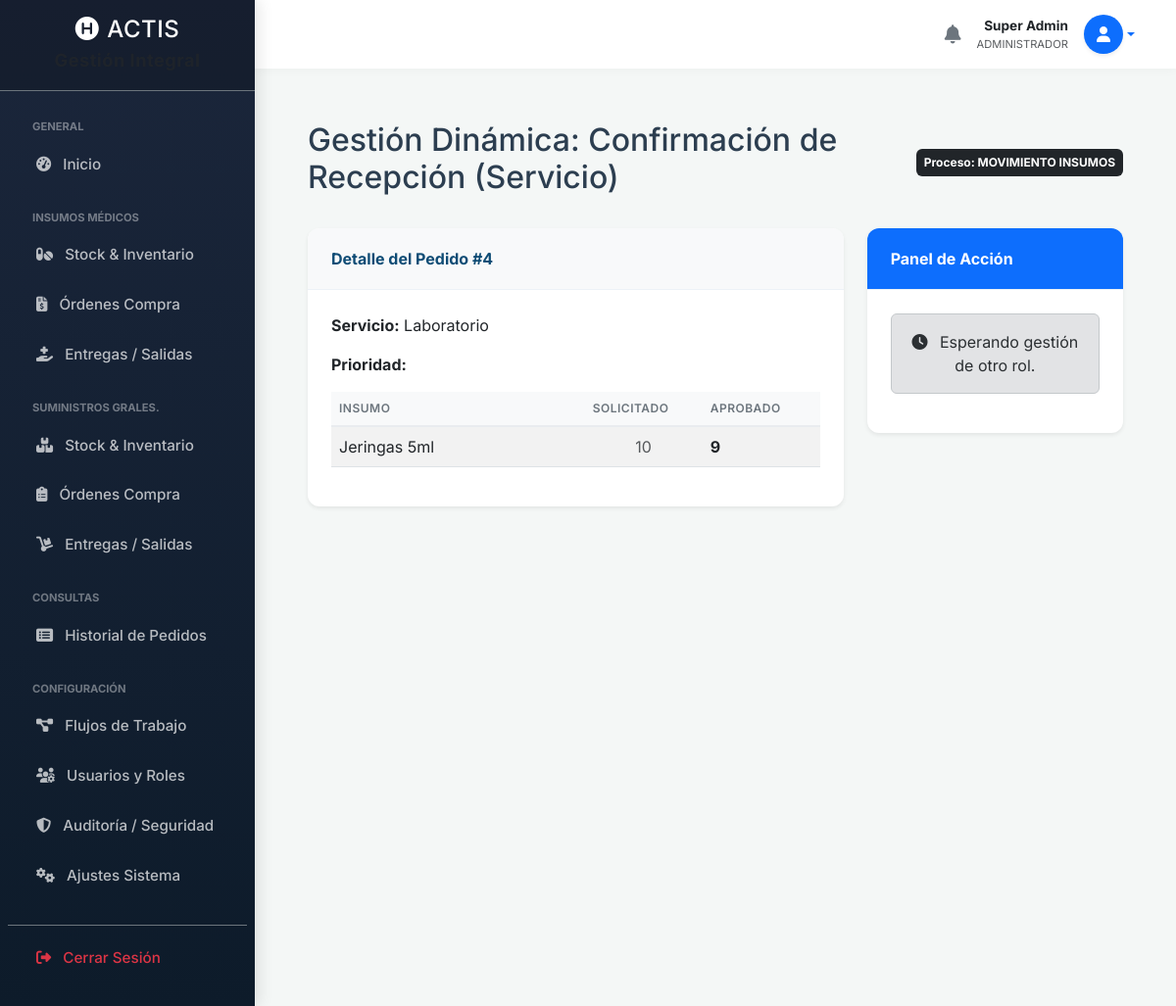
Page /bandeja_gestion_dinamica.php?id=4 (signed in) on the committed database.
### tables this page shows
CREATE TABLE `pedidos_servicio` (
  `id` int(11) NOT NULL,
  `tipo_insumo` enum('insumos_medicos','suministros') NOT NULL,
  `id_usuario_solicitante` int(11) NOT NULL,
  `servicio_solicitante` varchar(100) NOT NULL,
  `prioridad` enum('Normal','Urgente','Extraordinaria') DEFAULT NULL,
  `frecuencia_compra` enum('Mensual','Trimestral','Semestral','Anual') DEFAULT NULL,
  `fecha_solicitud` timestamp NULL DEFAULT current_timestamp(),
  `estado` enum('pendiente_director','aprobado_director','pendiente_logistica','aprobado_logistica','entregado','rechazado','finalizado_proceso','esperando_entrega') DEFAULT 'pendiente_director',
  `fecha_aprobacion_director` datetime DEFAULT NULL,
  `fecha_aprobacion_logistica` datetime DEFAULT NULL,
  `id_director_aprobador` int(11) DEFAULT NULL,
  `id_logistica_aprobador` int(11) DEFAULT NULL,
  `fecha_entrega_real` datetime DEFAULT NULL,
  `id_usuario_entrega` int(11) DEFAULT NULL,
  `observaciones_director` text DEFAULT NULL,
  `observaciones_logistica` text DEFAULT NULL,
  `observaciones_entrega` text DEFAULT NULL,
  `paso_actual_id` int(11) DEFAULT NULL,
  `proceso_origen` varchar(50) DEFAULT 'movimiento_insumos'
);

CREATE TABLE `config_flujos` (
  `id` int(11) NOT NULL,
  `nombre_proceso` varchar(50) NOT NULL,
  `paso_orden` int(11) NOT NULL,
  `nombre_estado` varchar(50) NOT NULL,
  `etiqueta_estado` varchar(100) NOT NULL,
  `id_rol_responsable` int(11) NOT NULL,
  `requiere_firma` tinyint(1) DEFAULT 0
);

CREATE TABLE `pedidos_items` (
  `id` int(11) NOT NULL,
  `id_pedido` int(11) NOT NULL,
  `id_insumo` int(11) DEFAULT NULL,
  `id_suministro` int(11) DEFAULT NULL,
  `cantidad_solicitada` int(11) NOT NULL,
  `cantidad_aprobada` int(11) DEFAULT NULL,
  `cantidad_entregada` int(11) DEFAULT 0
);

### bandeja_gestion_dinamica.php (the view, shortened to what this page needs)
<?php
require 'db.php';
include 'includes/header.php';
include 'includes/sidebar.php';
include 'includes/navbar.php';
$id_pedido = $_GET['id'];
$sql = "SELECT p.*, cf.nombre_estado, cf.etiqueta_estado, cf.id_rol_responsable, cf.paso_orden, cf.requiere_firma, cf.nombre_proceso
        FROM pedidos_servicio p
        JOIN config_flujos cf ON p.paso_actual_id = cf.id
        WHERE p.id = :id";
$stmt = $pdo->prepare($sql);
$stmt->execute([':id' => $id_pedido]);
$pedido = $stmt->fetch();
$puede_gestionar = false;
$es_fin_adquisicion = false;
$items = $pdo->query("SELECT pi.*, COALESCE(im.nombre, sg.nombre) as nombre
                      FROM pedidos_items pi
                      LEFT JOIN insumos_medicos im ON pi.id_insumo = im.id
                      LEFT JOIN suministros_generales sg ON pi.id_suministro = sg.id
                      WHERE pi.id_pedido = $id_pedido")->fetchAll();
?>
<div class="container-fluid px-4">
    <div class="d-flex justify-content-between align-items-center mt-4 mb-4">
        <h2>Gestión Dinámica: <?php echo htmlspecialchars($pedido['etiqueta_estado']); ?></h2>
        <span class="badge bg-dark text-white p-2">Proceso: <?php echo strtoupper(str_replace('_',' ',$pedido['nombre_proceso'])); ?></span>
    </div>
    <form method="POST" enctype="multipart/form-data">
        <div class="row">
            <div class="col-md-8">
                <div class="card mb-4 shadow-sm">
                    <div class="card-header bg-light fw-bold">Detalle del Pedido #<?php echo $id_pedido; ?></div>
                    <div class="card-body">
                        <p><strong>Servicio:</strong> <?php echo htmlspecialchars($pedido['servicio_solicitante']); ?></p>
                        <p><strong>Prioridad:</strong> <?php echo htmlspecialchars($pedido['prioridad']); ?></p>
                        <table class="table table-striped table-hover align-middle">
                            <thead><tr><th>Insumo</th><th width="120">Solicitado</th><th width="120">Aprobado</th></tr></thead>
                            <tbody>
                                <?php foreach($items as $i): ?>
                                <tr>
                                    <td><?php echo htmlspecialchars($i['nombre']); ?></td>
                                    <td class="text-center text-muted"><?php echo $i['cantidad_solicitada']; ?></td>
                                    <td>
                                        <?php if($puede_gestionar && !$es_fin_adquisicion && $pedido['id_rol_responsable'] != 0): ?>
                                            <input type="number" name="cant_aprobada[<?php echo $i['id']; ?>]" class="form-control text-center fw-bold text-primary" value="<?php echo ($i['cantidad_aprobada'] ?? $i['cantidad_solicitada']); ?>">
                                        <?php else: ?>
                                            <span class="fw-bold"><?php echo ($i['cantidad_aprobada'] ?? $i['cantidad_solicitada']); ?></span>
                                        <?php endif; ?>
                                    </td>
                                </tr>
                                <?php endforeach; ?>
                            </tbody>
                        </table>
                    </div>
                </div>
            </div>
            <div class="col-md-4">
                <div class="card border-primary shadow-sm">
                    <div class="card-header bg-primary text-white fw-bold">Panel de Acción</div>
                    <div class="card-body text-center">
                        <?php if($puede_gestionar): ?>
                            <?php if ($es_fin_adquisicion): ?>
                                <div class="alert alert-warning text-start small">
                                    <i class="fas fa-file-invoice-dollar"></i> <strong>Paso Final (Compras):</strong><br>
                                    Debe adjuntar la Orden de Compra generada para finalizar.
                                </div>
                                <div class="mb-3 text-start">
                                    <label class="form-label fw-bold">Adjuntar Orden de Compra (PDF/Img)</label>
                                    <input type="file" name="orden_compra" class="form-control" accept=".pdf,.jpg,.png,.jpeg" required>
                                </div>
                                <button type="submit" class="btn btn-success btn-lg w-100 fw-bold py-3">
                                    <i class="fas fa-check-double me-2"></i> FINALIZAR Y NOTIFICAR
                                </button>
                            <?php elseif(strpos($pedido['nombre_estado'], 'confirmacion') !== false): ?>
                                <button type="submit" class="btn btn-success btn-lg w-100 fw-bold py-3">
                                    <i class="fas fa-handshake me-2"></i> CONFIRMAR RECEPCIÓN
                                </button>
                            <?php elseif($pedido['nombre_proceso'] == 'movimiento_insumos' && $pedido['nombre_estado'] == 'preparacion_retiro'): ?>
                                <button type="submit" class="btn btn-success btn-lg w-100 fw-bold py-3">
                                    <i class="fas fa-box-open me-2"></i> INSUMOS LISTOS / NOTIFICAR
                                </button>
                            <?php else: ?>
                                <button type="submit" class="btn btn-primary btn-lg w-100 fw-bold py-3">
                                    <i class="fas fa-check-circle me-2"></i> APROBAR Y AVANZAR
                                </button>
                            <?php endif; ?>
                        <?php else: ?>
                            <div class="alert alert-secondary">
                                <i class="fas fa-clock me-2"></i> Esperando gestión de otro rol.
                            </div>
                        <?php endif; ?>
                    </div>
                </div>
            </div>
        </div>
    </form>
</div>
<?php include 'includes/footer.php'; ?>

### header.php (style rules this page uses)
:root { --primary-color: #0f4c75; --secondary-color: #3282b8; --accent-color: #bbe1fa; --bg-color: #f4f7f6; --text-color: #2c3e50; --sidebar-width: 260px; }
body { background-color: var(--bg-color); font-family: 'Inter', sans-serif; color: var(--text-color); overflow-x: hidden; }
.card { border: none; border-radius: 12px; box-shadow: 0 5px 15px rgba(0,0,0,0.03); transition: transform 0.2s; background: #fff; margin-bottom: 1.5rem; overflow: hidden; }
.card-header { background-color: #fff; border-bottom: 1px solid #edf2f7; padding: 1.2rem 1.5rem; font-weight: 700; color: var(--primary-color); display: flex; align-items: center; justify-content: space-between; }
.card-body { padding: 1.5rem; }
.table thead th { background-color: #f8f9fa; color: #6c757d; font-weight: 600; text-transform: uppercase; font-size: 0.75rem; letter-spacing: 0.5px; border-bottom: 2px solid #e9ecef; white-space: nowrap; }
.table td { vertical-align: middle; }

### rows in the picture
pedidos_servicio: config_flujos.etiqueta_estado "Confirmación de Recepción (Servicio)", config_flujos.nombre_proceso "MOVIMIENTO INSUMOS", servicio_solicitante "Laboratorio"
pedidos_items: nombre "Jeringas 5ml", cantidad_solicitada "10", cantidad_aprobada "9"

### other values in the picture
$nombre_usuario_global "Super Admin"
$rol_principal_global "ADMINISTRADOR"
$id_pedido "4"
